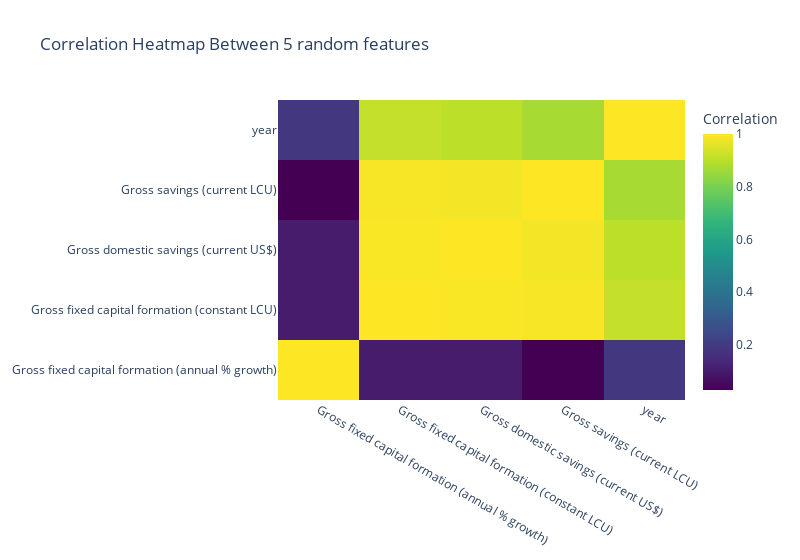

Here is the notebook cell this chart was saved with:
### Code cell
import random
import plotly.graph_objects as go

# Function to create a square correlation heatmap with 'Year' on both axes
def create_square_correlation_heatmap(data):
    # Randomly select 4 additional columns, excluding 'Year'
    columns_to_include = random.sample([col for col in data.columns if col != "Year"], 4)
    columns_to_include.append("year")

    # Extract the selected columns from the DataFrame
    selected_data = data[columns_to_include]

    # Compute the correlation matrix
    correlation_matrix = selected_data.corr()

    # Create a square heatmap using Plotly
    fig = go.Figure(data=go.Heatmap(
        z=correlation_matrix.values,
        x=correlation_matrix.columns,
        y=correlation_matrix.columns,
        colorscale='Viridis',  # You can change the colorscale
        colorbar=dict(title='Correlation')
    ))

    # Set the title for the plot
    fig.update_layout(title="Correlation Heatmap Between 5 random features")

    # Set the width of the plot
    fig.update_layout(width=800)  # Adjust the width as needed

    # Show the plot
    fig.show()

# Create a square correlation heatmap with 'Year' on both axes
create_square_correlation_heatmap(india_data)

### Figure 1 — Plotly figure (JSON) as saved in the notebook; plotly's stock layout.template omitted (floating-point values rounded to 4 significant figures)
{"data": [{"colorbar": {"title": {"text": "Correlation"}}, "colorscale": [[0, "#440154"], [0.1111, "#482878"], [0.2222, "#3e4989"], [0.3333, "#31688e"], [0.4444, "#26828e"], [0.5556, "#1f9e89"], [0.6667, "#35b779"], [0.7778, "#6ece58"], [0.8889, "#b5de2b"], [1, "#fde725"]], "type": "heatmap", "x": ["Gross fixed capital formation (annual % growth)", "Gross fixed capital formation (constant LCU)", "Gross domestic savings (current US$)", "Gross savings (current LCU)", "year"], "y": ["Gross fixed capital formation (annual % growth)", "Gross fixed capital formation (constant LCU)", "Gross domestic savings (current US$)", "Gross savings (current LCU)", "year"], "z": [[1, 0.1023, 0.103, 0.02778, 0.1871], [0.1023, 1, 0.9946, 0.9899, 0.9144], [0.103, 0.9946, 1, 0.9834, 0.9024], [0.02778, 0.9899, 0.9834, 1, 0.8703], [0.1871, 0.9144, 0.9024, 0.8703, 1]]}], "layout": {"title": {"text": "Correlation Heatmap Between 5 random features"}, "width": 800}}
